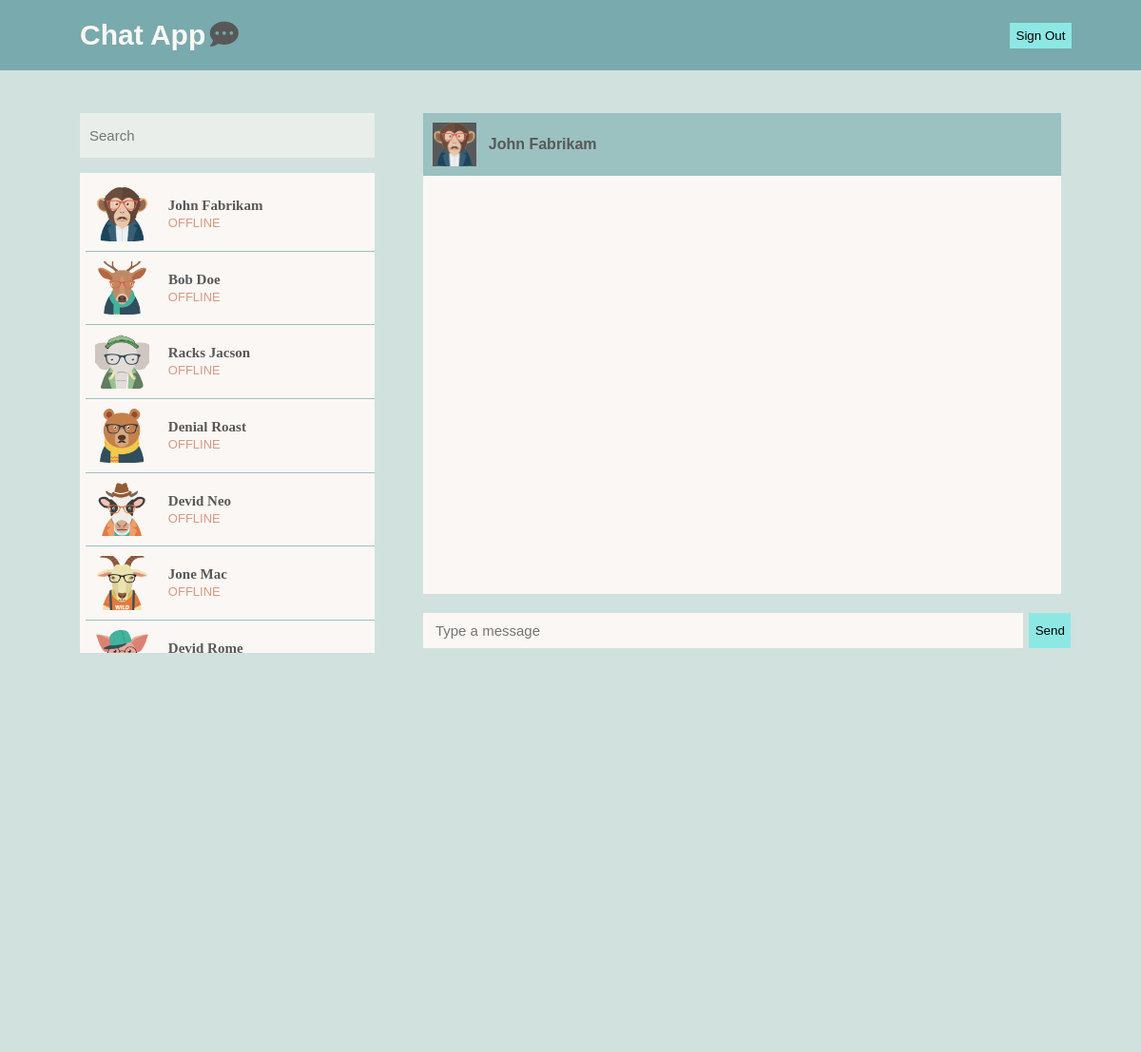
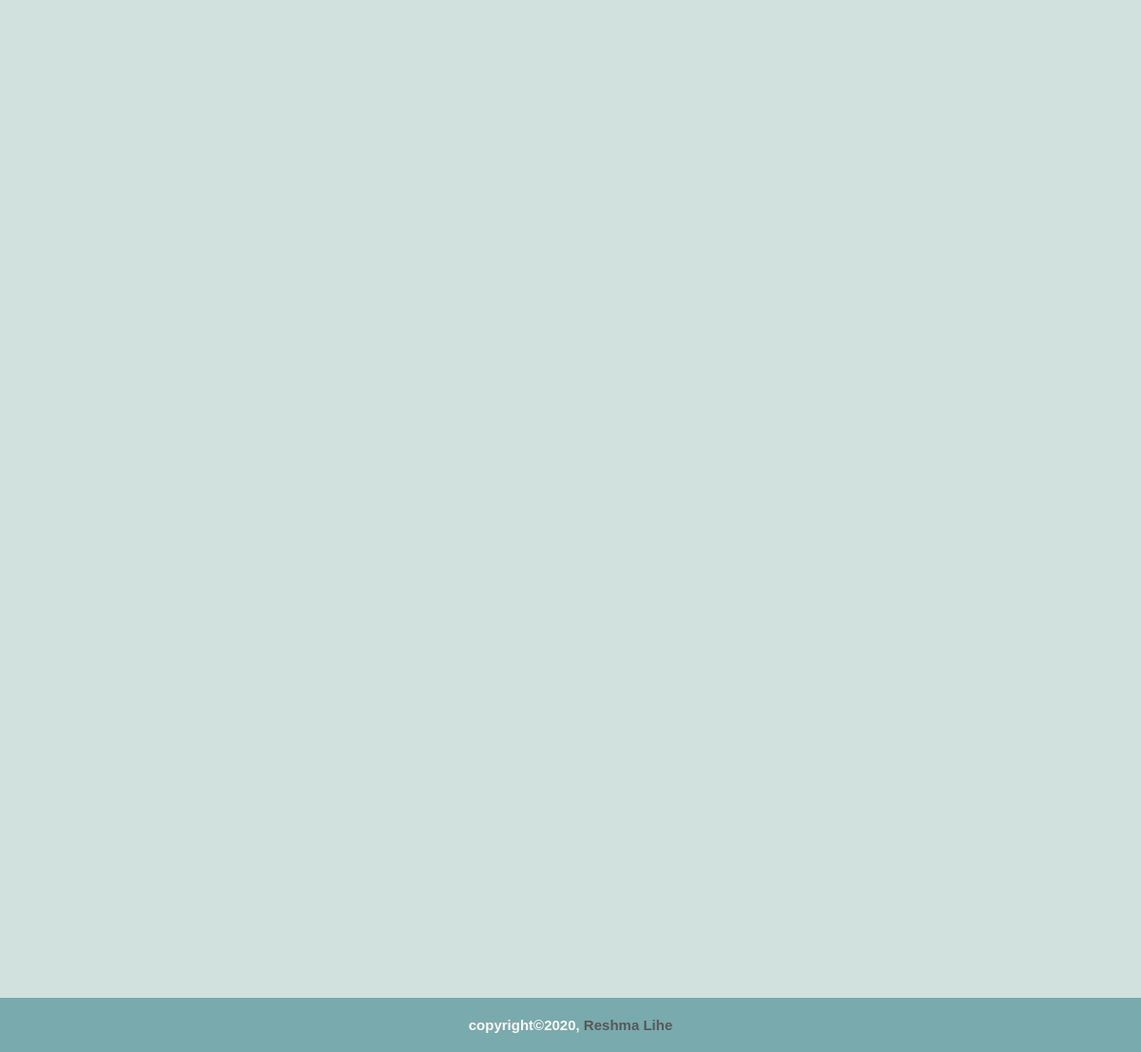
Page /view/chat.php?email=john@fabrikam.com (signed in) on the committed database (2 pictures, top to bottom).
### tables this page shows
CREATE TABLE `users` (
  `id` int(11) NOT NULL,
  `user_profile` varchar(50) NOT NULL,
  `user_fname` varchar(15) NOT NULL,
  `user_lname` varchar(15) NOT NULL,
  `user_gender` varchar(10) NOT NULL,
  `user_birthday` varchar(15) NOT NULL,
  `user_email` varchar(50) NOT NULL,
  `user_phone` varchar(15) NOT NULL,
  `user_pswd` varchar(100) NOT NULL,
  `user_question` varchar(100) NOT NULL,
  `user_answer` varchar(100) NOT NULL,
  `user_status` varchar(10) NOT NULL
);

### include/get_users_data.php (the view, shortened to what this page needs)
<?php
  include_once 'db.php';
  $current_user = $_SESSION['email'];
  $user = "SELECT * FROM users WHERE user_email != '$current_user'";
  $run_user = mysqli_query($connection, $user);
  while($row_user = mysqli_fetch_array($run_user)) {
    $user_fullName = $row_user['user_fname'] ." " .$row_user['user_lname'];
    $user_email = $row_user['user_email'];
    $user_profile = $row_user['user_profile'];
    $login = $row_user['user_status'];
    if ($login == 'Online') {
      $status = "<span class = 'status online'>online</span>";
    } else {
      $status = "<span class = 'status offline'>offline</span>";
    }
    echo "
      <li>
        <a href='chat.php?email=$user_email' title='$user_fullName'>
          <figure>
            <img src='$user_profile'>
          </figure>
          <div class='chat-left-details'>
            <p class='name'>$user_fullName</p>
            <p>$status</p>
          </div>
        </a>
      </li>
    ";
  }
?>

### view/chat.php (shortened to what this page needs)
<?php
  include_once '../include/db.php';
  if(!isset($_SESSION['email'])) {
    header("location:../view/signIn.php");
  } else {
?>
<!doctype html>
<html lang="en">
<head>
  <link rel="stylesheet" media="screen" href="../assets/vendor/fontawesome-free-5.13.0-web/css/all.min.css">
  <link rel="stylesheet" media="screen" href="../assets/css/style.css">
</head>
<body>
  <div class="container">
    <header>
      <div class="wrapper">
        <h1>
          <a href="index.php" title="Chat App">
            <span>chat app</span>
            <span class="logo">logo</span>
          </a>
        </h1>
        <form class="sign-out-form" method="POST">
          <div>
            <input class="blue-button" type="submit" name="left" value="Sign Out">
          </div>
        </form>
      </div>
    </header>
    <main>
      <section>
        <div class="wrapper">
          <div class="left-chat">
            <form action="#FIXME" method="POST">
              <div>
                <input class="search" type="text" name="search" placeholder="Search" autocomplete=off>
              </div>
            </form>
            <div class="left-chat-list scroll">
              <ul>
                <?php
                  include_once '../include/get_users_data.php';
                ?>
              </ul>
            </div>
          </div>
          <div class="right-chat">
            <?php
              $user = $_SESSION['email'];
              $get_user = "SELECT * FROM users WHERE user_email = '$user'";
              $run = mysqli_query($connection, $get_user);
              $row = mysqli_fetch_array($run);
              $user_name = $row['user_fname'] ." " .$row['user_lname'];
              $current_user_profile = $row['user_profile'];
            ?>
            <?php
              if(isset($_GET['email'])) {
                global $connection;
                $get_username = $_GET['email'];
                $get_user = "SELECT * FROM users WHERE user_email = '$get_username'";
                $run = mysqli_query($connection, $get_user);
                $row_user = mysqli_fetch_array($run);
                $chat_user = $row_user['user_fname'] ." " .$row_user['user_lname'];
                $user_progile_image = $row_user['user_profile'];
              }
            ?>
            <?php
              if(!isset($_GET['email'])) {
                echo "
                  <div class='current_profile'>
                    <span>welcome to</span>
                    <h2>chat app</h2>
                    <figure>
                      <img src='$current_user_profile'>
                    </figure>
                    <div>$user_name</div>
                  </div>
                ";
              } else {
              ?>
              <div class="right-header">
                <figure class="right-header-img">
                  <img src="<?php echo $user_progile_image; ?>" title="<?php echo $chat_user; ?>">
                </figure>
                <div class="right-header-detail">
                  <p><?php echo $chat_user; ?></p>
                </div>
              </div>
              <div class="right-header-contentchat scroll">
              </div>
              <div class="right-chat-textbox">
                <form action="#FIXME" method="POST">
                  <div>
                    <input type="text" name="content" placeholder="Type a message" autocomplete=off>
                  </div>
                  <div class="sendButton">
                    <input class="blue-button" type="submit" name="send" value="Send">
                  </div>
                </form>
              </div>
            <?php } ?>
          </div>
        </div>
      </section>
    </main>
    <footer>
      <div class="wrapper">
        <h3>copyright&copy;2020, <a href="#FIXME" title="Reshma Lihe">reshma lihe</a></h3>
      </div>
    </footer>
  </div>
</body>
</html>
<?php } ?>

### rows in the picture
users: user_profile (picture), user_fullName "John Fabrikam", user_status "OFFLINE", chat_user "John Fabrikam"
users: user_profile (picture), user_fullName "Bob Doe", user_status "OFFLINE"
users: user_profile (picture), user_fullName "Racks Jacson", user_status "OFFLINE"
users: user_profile (picture), user_fullName "Denial Roast", user_status "OFFLINE"
users: user_profile (picture), user_fullName "Devid Neo", user_status "OFFLINE"
users: user_profile (picture), user_fullName "Jone Mac", user_status "OFFLINE"
users: user_profile (picture), user_fullName "Devid Rome"
